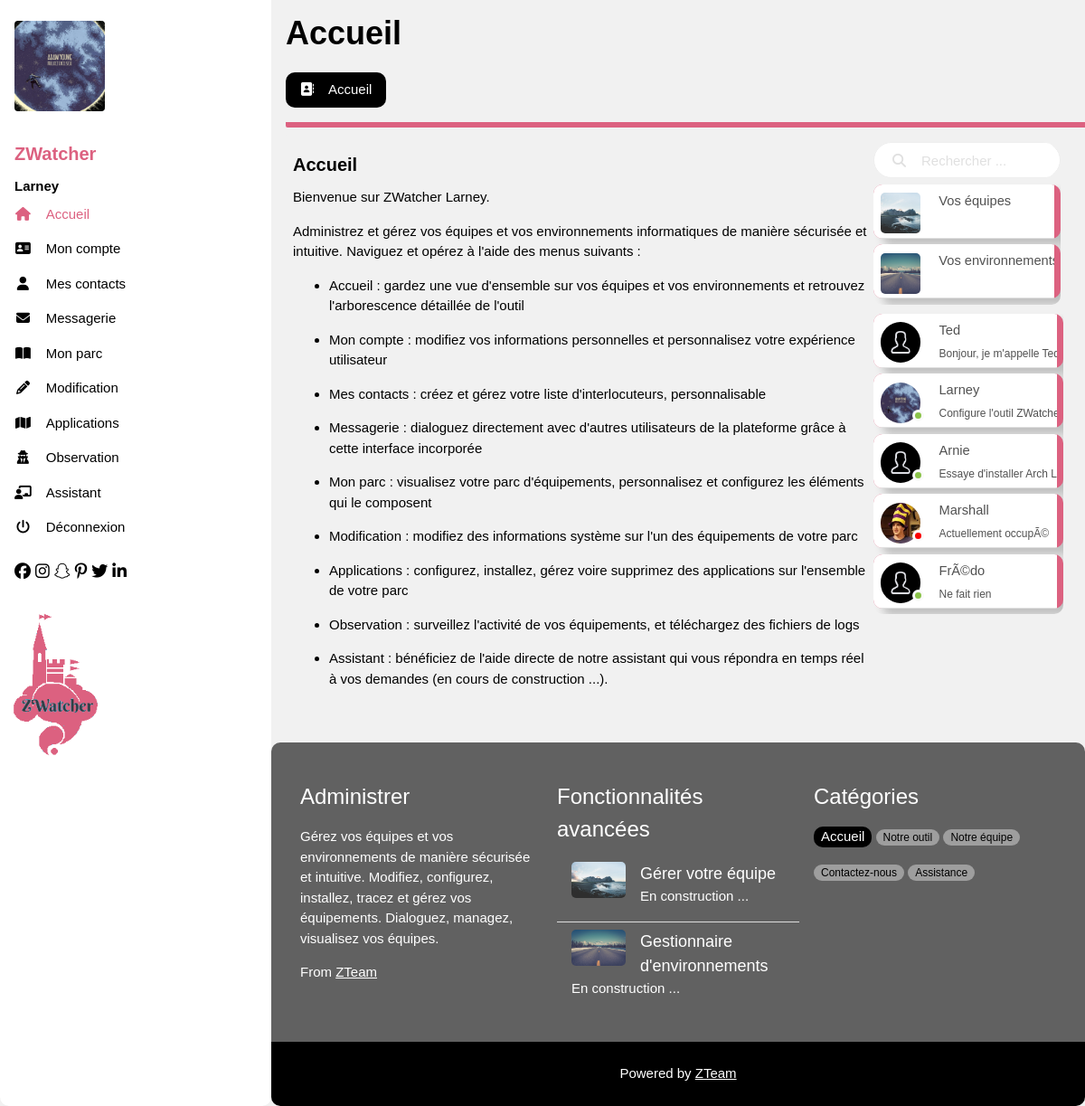
Before: /view/profil.php (signed in) with the older database file.
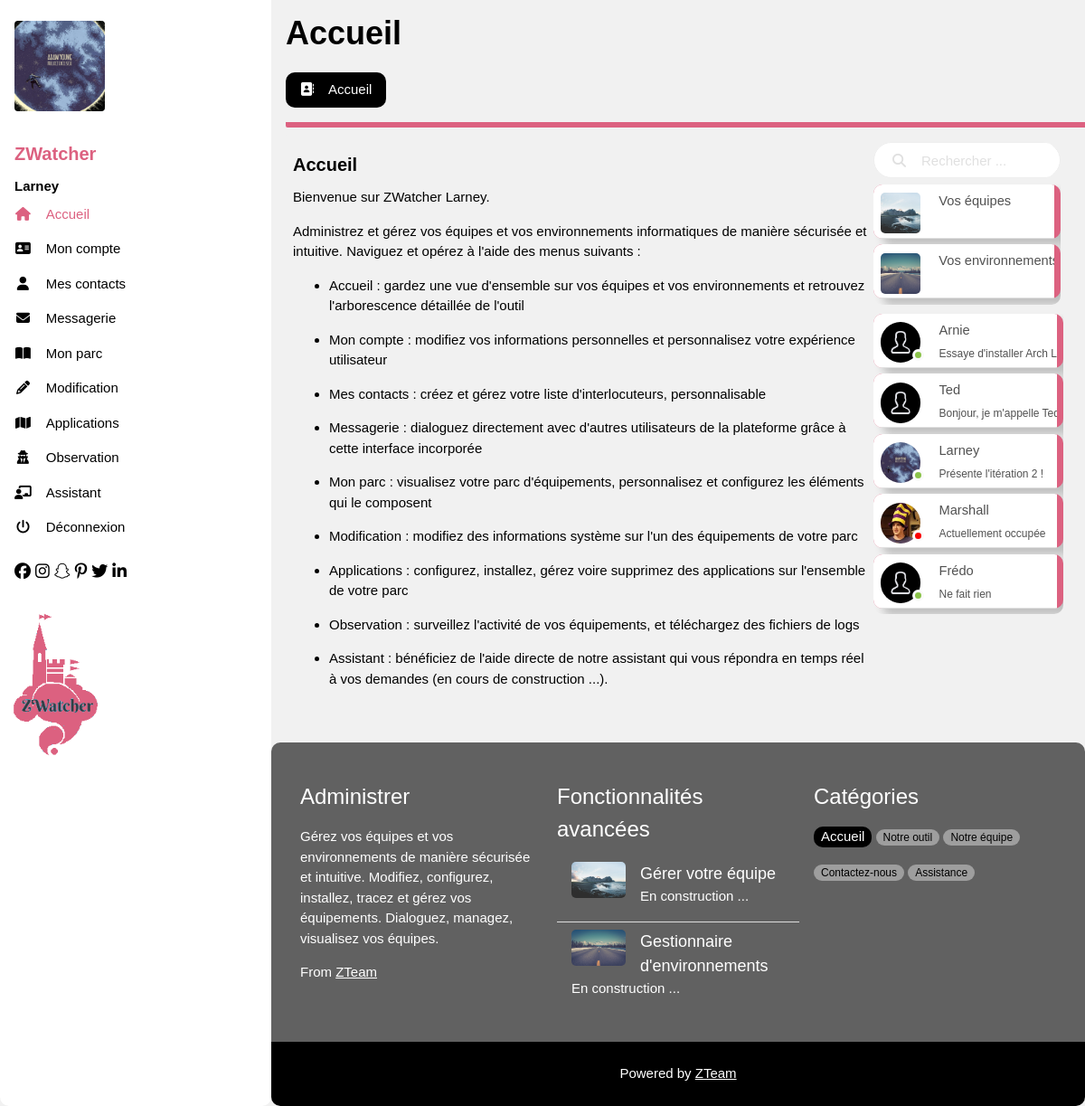
After: the same page with the newer database file.
### tables this page shows
CREATE TABLE `contact` (
  `id` int(11) NOT NULL,
  `user_1` int(11) NOT NULL,
  `user_2` int(11) NOT NULL,
  `type` varchar(20) DEFAULT NULL,
  `checkpoint` varchar(20) DEFAULT NULL
);

CREATE TABLE `user` (
  `id` int(11) NOT NULL,
  `username` varchar(40) NOT NULL,
  `password` varchar(128) NOT NULL,
  `mail` varchar(100) NOT NULL,
  `displayer` varchar(60) DEFAULT NULL,
  `status` varchar(20) NOT NULL,
  `image` varchar(200) DEFAULT 'none',
  `graphismes` enum('normal','dark','ocean') NOT NULL DEFAULT 'normal',
  `power` varchar(50) NOT NULL DEFAULT 'utilisateur'
);

### controller/profil_accueil.php (called while the page is built, shortened)
<?php
    $req2 = get_contacts_messagerie();
    include('../view/profil_views/accueil.php');
?>

### model/select.php (called while the page is built, shortened)
<?php
    function get_image_user($id){
        $link = NULL;
        try {
            if (!($link = connect_start()))
                throw new Exception("Could not connect to database");
                if (!($result = $link->query("SELECT U.image FROM user U WHERE U.id = $id"))) {
                    throw new Exception("No access to the table");
                }
                return $result;
        } catch (Exception $th) {
            echo "Internal error: ".$th->getMessage();
        }
    }
    function get_contacts_messagerie(){
        $link = NULL;
        $id = $_SESSION['id'];
        try {
            if (!($link = connect_start()))
                throw new Exception("Could not connect to database");
                if (!($result = $link->query("SELECT U.username AS ctct, U.id AS idf, U.displayer AS dis, C.type AS type, U.status, C.checkpoint FROM user U JOIN contact C ON C.user_1 = '$id' && C.user_2 = U.id ORDER BY C.checkpoint DESC"))) {
                    throw new Exception("No access to the table");
                }
                return $result;
        } catch (Exception $th) {
            echo "Internal error: ".$th->getMessage();
        }
    }
?>

### view/profil_views/accueil.php (the view, shortened to what the changed rows need)
<!DOCTYPE html>
<html>
    <div id="haut">
    <h1><b>Accueil</b></h1>
    <?php
        if($_SESSION['graph'] == "normal"){
            echo"<link rel='stylesheet' href='../assets/css/accueil.css'>";
        }else if($_SESSION['graph'] == "dark"){
            echo"<link rel='stylesheet' href='../assets/css/accueil_dark.css'>";
        }else if($_SESSION['graph'] == "ocean"){
            echo"<link rel='stylesheet' href='../assets/css/accueil_ocean.css'>";
        }
    ?>
                    </div>
                    </div>
                </header>
                <div class="w3-container w3-padding-large" style="margin-bottom:32px">
                <div id="centre">
            <div id="ctn">
            <div id="contact-list">
            <?php
            while($data = $req2->fetch()){
                echo"<section class='contacts'>
                    <div class='contact message-active'>";
                    $tmp_id_img = $data[1];
                    $req_img = get_image_user($tmp_id_img);
                    $data_img = $req_img->fetch();
                    $img_url = $data_img[0];
                    if($img_url == "none"){
                        echo "<div class='photo' style='background-image: url(../images/graphismes/avatar.png);'>";
                    }else{
                        echo "<div class='photo' style='background-image: url(../images/uploads/$img_url);'>";
                    }
                    if($data[4] == "connecte"){
                        echo "<div class='online'></div></div>";
                    }else if($data[4] == "occupe"){
                        echo "<div class='offline'></div></div>";
                    }else{
                        echo "</div>";
                    }
                    echo"<div class='desc-ct'>
                            <p class='name'> $data[0] </p>
                            <p class='message'> $data[2] </p>
                        </div>
                    </div>
                </section>";
            }
            ?>
            </div>
            </div>
                </div>
                </div>
</html>

Changed rows visible on the page:
changed contact "Arnie": moves up the list
changed through a linked row, contact "Larney": user_1.displayer "Configure l'outil ZWat…" → "Présente l'itération 2 !"
changed through a linked row, contact "Marshall": user_2.displayer "Actuellement occupÃ©" → "Actuellement occupée"
changed contact "Ne fait rien": user_2.username "FrÃ©do" → "Frédo"
